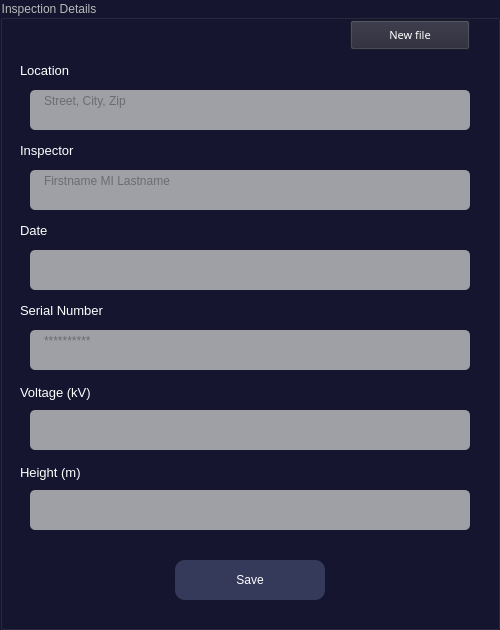
          <widget class="QGroupBox" name="inspectionDetails">
           <property name="geometry">
            <rect>
             <x>50</x>
             <y>20</y>
             <width>500</width>
             <height>630</height>
            </rect>
           </property>
           <property name="sizePolicy">
            <sizepolicy hsizetype="Ignored" vsizetype="Ignored">
             <horstretch>0</horstretch>
             <verstretch>0</verstretch>
            </sizepolicy>
           </property>
           <property name="styleSheet">
            <string notr="true">background-color: #161530;
font: 10pt &quot;Dosis&quot;;
color: #b7bab9;</string>
           </property>
           <property name="title">
            <string>Inspection Details</string>
           </property>
           <widget class="QPushButton" name="saveDetails">
            <property name="geometry">
             <rect>
              <x>175</x>
              <y>560</y>
              <width>150</width>
              <height>40</height>
             </rect>
            </property>
            <property name="cursor">
             <cursorShape>PointingHandCursor</cursorShape>
            </property>
            <property name="styleSheet">
             <string notr="true">QPushButton{
background-color: rgb(53, 58, 90);
color: rgb(255, 255, 255);
border-radius: 10px;
}
QPushButton::Hover{
	background-color: rgb(121, 124, 145);
}</string>
            </property>
            <property name="text">
             <string>Save</string>
            </property>
           </widget>
           <widget class="QLabel" name="locationLabel">
            <property name="geometry">
             <rect>
              <x>20</x>
              <y>60</y>
              <width>140</width>
              <height>20</height>
             </rect>
            </property>
            <property name="styleSheet">
             <string notr="true">font: 10pt;
color: rgb(255, 255, 255);</string>
            </property>
            <property name="text">
             <string>Location</string>
            </property>
           </widget>
           <widget class="QLabel" name="dateLabel">
            <property name="geometry">
             <rect>
              <x>20</x>
              <y>220</y>
              <width>140</width>
              <height>20</height>
             </rect>
            </property>
            <property name="styleSheet">
             <string notr="true">font: 10pt;
color: rgb(255, 255, 255);</string>
            </property>
            <property name="text">
             <string>Date</string>
            </property>
           </widget>
           <widget class="QLabel" name="serialnumLabel">
            <property name="geometry">
             <rect>
              <x>20</x>
              <y>300</y>
              <width>140</width>
              <height>20</height>
             </rect>
            </property>
            <property name="styleSheet">
             <string notr="true">font: 10pt;
color: rgb(255, 255, 255);</string>
            </property>
            <property name="text">
             <string>Serial Number</string>
            </property>
           </widget>
           <widget class="QLabel" name="inspectorLabel">
            <property name="geometry">
             <rect>
              <x>20</x>
              <y>140</y>
              <width>140</width>
              <height>20</height>
             </rect>
            </property>
            <property name="styleSheet">
             <string notr="true">font: 10pt;
color: rgb(255, 255, 255);</string>
            </property>
            <property name="text">
             <string>Inspector</string>
            </property>
           </widget>
           <widget class="QLabel" name="heightLabel">
            <property name="geometry">
             <rect>
              <x>20</x>
              <y>460</y>
              <width>140</width>
              <height>25</height>
             </rect>
            </property>
            <property name="styleSheet">
             <string notr="true">font: 10pt;
color: rgb(255, 255, 255);</string>
            </property>
            <property name="text">
             <string>Height (m)</string>
            </property>
           </widget>
           <widget class="QLabel" name="voltageLabel">
            <property name="geometry">
             <rect>
              <x>20</x>
              <y>380</y>
              <width>140</width>
              <height>25</height>
             </rect>
            </property>
            <property name="styleSheet">
             <string notr="true">font: 10pt;
color: rgb(255, 255, 255);</string>
            </property>
            <property name="text">
             <string>Voltage (kV)</string>
            </property>
           </widget>
           <widget class="QTextEdit" name="locationText">
            <property name="geometry">
             <rect>
              <x>30</x>
              <y>90</y>
              <width>440</width>
              <height>40</height>
             </rect>
            </property>
            <property name="mouseTracking">
             <bool>false</bool>
            </property>
            <property name="contextMenuPolicy">
             <enum>Qt::NoContextMenu</enum>
            </property>
            <property name="styleSheet">
             <string notr="true">QTextEdit{
background-color: rgb(159, 159, 166);
color: #383a3a;
font: 63 10pt &quot;Dosis SemiBold&quot;;
padding-left: 10px;
border-radius: 5px;
}</string>
            </property>
            <property name="verticalScrollBarPolicy">
             <enum>Qt::ScrollBarAlwaysOff</enum>
            </property>
            <property name="html">
             <string>&lt;!DOCTYPE HTML PUBLIC &quot;-//W3C//DTD HTML 4.0//EN&quot; &quot;http://www.w3.org/TR/REC-html40/strict.dtd&quot;&gt;
&lt;html&gt;&lt;head&gt;&lt;meta name=&quot;qrichtext&quot; content=&quot;1&quot; /&gt;&lt;style type=&quot;text/css&quot;&gt;
p, li { white-space: pre-wrap; }
&lt;/style&gt;&lt;/head&gt;&lt;body style=&quot; font-family:'Dosis SemiBold'; font-size:10pt; font-weight:56; font-style:normal;&quot;&gt;
&lt;p style=&quot;-qt-paragraph-type:empty; margin-top:0px; margin-bottom:0px; margin-left:0px; margin-right:0px; -qt-block-indent:0; text-indent:0px; font-family:'Dosis'; font-weight:600;&quot;&gt;&lt;br /&gt;&lt;/p&gt;&lt;/body&gt;&lt;/html&gt;</string>
            </property>
            <property name="placeholderText">
             <string>Street, City, Zip</string>
            </property>
           </widget>
           <widget class="QTextEdit" name="inspectorText">
            <property name="geometry">
             <rect>
              <x>30</x>
              <y>170</y>
              <width>440</width>
              <height>40</height>
             </rect>
            </property>
            <property name="contextMenuPolicy">
             <enum>Qt::NoContextMenu</enum>
            </property>
            <property name="styleSheet">
             <string notr="true">QTextEdit{
background-color: rgb(159, 159, 166);
color: #383a3a;
font: 63 10pt &quot;Dosis SemiBold&quot;;
padding-left: 10px;
border-radius: 5px;
}</string>
            </property>
            <property name="verticalScrollBarPolicy">
             <enum>Qt::ScrollBarAlwaysOff</enum>
            </property>
            <property name="sizeAdjustPolicy">
             <enum>QAbstractScrollArea::AdjustToContents</enum>
            </property>
            <property name="html">
             <string>&lt;!DOCTYPE HTML PUBLIC &quot;-//W3C//DTD HTML 4.0//EN&quot; &quot;http://www.w3.org/TR/REC-html40/strict.dtd&quot;&gt;
&lt;html&gt;&lt;head&gt;&lt;meta name=&quot;qrichtext&quot; content=&quot;1&quot; /&gt;&lt;style type=&quot;text/css&quot;&gt;
p, li { white-space: pre-wrap; }
&lt;/style&gt;&lt;/head&gt;&lt;body style=&quot; font-family:'Dosis SemiBold'; font-size:10pt; font-weight:56; font-style:normal;&quot;&gt;
&lt;p style=&quot;-qt-paragraph-type:empty; margin-top:0px; margin-bottom:0px; margin-left:0px; margin-right:0px; -qt-block-indent:0; text-indent:0px; font-family:'Dosis'; font-weight:600;&quot;&gt;&lt;br /&gt;&lt;/p&gt;&lt;/body&gt;&lt;/html&gt;</string>
            </property>
            <property name="placeholderText">
             <string>Firstname MI Lastname</string>
            </property>
           </widget>
           <widget class="QTextEdit" name="dateText">
            <property name="geometry">
             <rect>
              <x>30</x>
              <y>250</y>
              <width>440</width>
              <height>40</height>
             </rect>
            </property>
            <property name="cursor" stdset="0">
             <cursorShape>ForbiddenCursor</cursorShape>
            </property>
            <property name="contextMenuPolicy">
             <enum>Qt::NoContextMenu</enum>
            </property>
            <property name="styleSheet">
             <string notr="true">QTextEdit{
background-color: rgb(159, 159, 166);
color: #383a3a;
font: 63 10pt &quot;Dosis SemiBold&quot;;
padding-left: 10px;
border-radius: 5px;
}</string>
            </property>
            <property name="verticalScrollBarPolicy">
             <enum>Qt::ScrollBarAlwaysOff</enum>
            </property>
            <property name="horizontalScrollBarPolicy">
             <enum>Qt::ScrollBarAsNeeded</enum>
            </property>
            <property name="html">
             <string>&lt;!DOCTYPE HTML PUBLIC &quot;-//W3C//DTD HTML 4.0//EN&quot; &quot;http://www.w3.org/TR/REC-html40/strict.dtd&quot;&gt;
&lt;html&gt;&lt;head&gt;&lt;meta name=&quot;qrichtext&quot; content=&quot;1&quot; /&gt;&lt;style type=&quot;text/css&quot;&gt;
p, li { white-space: pre-wrap; }
&lt;/style&gt;&lt;/head&gt;&lt;body style=&quot; font-family:'Dosis SemiBold'; font-size:10pt; font-weight:56; font-style:normal;&quot;&gt;
&lt;p style=&quot;-qt-paragraph-type:empty; margin-top:0px; margin-bottom:0px; margin-left:0px; margin-right:0px; -qt-block-indent:0; text-indent:0px; font-family:'Dosis'; font-weight:600;&quot;&gt;&lt;br /&gt;&lt;/p&gt;&lt;/body&gt;&lt;/html&gt;</string>
            </property>
            <property name="textInteractionFlags">
             <set>Qt::TextSelectableByKeyboard|Qt::TextSelectableByMouse</set>
            </property>
            <property name="placeholderText">
             <string/>
            </property>
           </widget>
           <widget class="QTextEdit" name="serialnumText">
            <property name="geometry">
             <rect>
              <x>30</x>
              <y>330</y>
              <width>440</width>
              <height>40</height>
             </rect>
            </property>
            <property name="contextMenuPolicy">
             <enum>Qt::NoContextMenu</enum>
            </property>
            <property name="styleSheet">
             <string notr="true">QTextEdit{
background-color: rgb(159, 159, 166);
color: #383a3a;
font: 63 10pt &quot;Dosis SemiBold&quot;;
padding-left: 10px;
border-radius: 5px;
}</string>
            </property>
            <property name="verticalScrollBarPolicy">
             <enum>Qt::ScrollBarAlwaysOff</enum>
            </property>
            <property name="html">
             <string>&lt;!DOCTYPE HTML PUBLIC &quot;-//W3C//DTD HTML 4.0//EN&quot; &quot;http://www.w3.org/TR/REC-html40/strict.dtd&quot;&gt;
&lt;html&gt;&lt;head&gt;&lt;meta name=&quot;qrichtext&quot; content=&quot;1&quot; /&gt;&lt;style type=&quot;text/css&quot;&gt;
p, li { white-space: pre-wrap; }
&lt;/style&gt;&lt;/head&gt;&lt;body style=&quot; font-family:'Dosis SemiBold'; font-size:10pt; font-weight:56; font-style:normal;&quot;&gt;
&lt;p style=&quot;-qt-paragraph-type:empty; margin-top:0px; margin-bottom:0px; margin-left:0px; margin-right:0px; -qt-block-indent:0; text-indent:0px; font-family:'Dosis'; font-weight:600;&quot;&gt;&lt;br /&gt;&lt;/p&gt;&lt;/body&gt;&lt;/html&gt;</string>
            </property>
            <property name="overwriteMode">
             <bool>false</bool>
            </property>
            <property name="placeholderText">
             <string>**********</string>
            </property>
           </widget>
           <widget class="QTextEdit" name="voltageText">
            <property name="geometry">
             <rect>
              <x>30</x>
              <y>410</y>
              <width>440</width>
              <height>40</height>
             </rect>
            </property>
            <property name="contextMenuPolicy">
             <enum>Qt::NoContextMenu</enum>
            </property>
            <property name="styleSheet">
             <string notr="true">QTextEdit{
background-color: rgb(159, 159, 166);
color: #383a3a;
font: 63 10pt &quot;Dosis SemiBold&quot;;
padding-left: 10px;
border-radius: 5px;
}</string>
            </property>
            <property name="verticalScrollBarPolicy">
             <enum>Qt::ScrollBarAlwaysOff</enum>
            </property>
            <property name="html">
             <string>&lt;!DOCTYPE HTML PUBLIC &quot;-//W3C//DTD HTML 4.0//EN&quot; &quot;http://www.w3.org/TR/REC-html40/strict.dtd&quot;&gt;
&lt;html&gt;&lt;head&gt;&lt;meta name=&quot;qrichtext&quot; content=&quot;1&quot; /&gt;&lt;style type=&quot;text/css&quot;&gt;
p, li { white-space: pre-wrap; }
&lt;/style&gt;&lt;/head&gt;&lt;body style=&quot; font-family:'Dosis SemiBold'; font-size:10pt; font-weight:56; font-style:normal;&quot;&gt;
&lt;p style=&quot;-qt-paragraph-type:empty; margin-top:0px; margin-bottom:0px; margin-left:0px; margin-right:0px; -qt-block-indent:0; text-indent:0px; font-family:'Dosis'; font-weight:600;&quot;&gt;&lt;br /&gt;&lt;/p&gt;&lt;/body&gt;&lt;/html&gt;</string>
            </property>
           </widget>
           <widget class="QTextEdit" name="heightText">
            <property name="geometry">
             <rect>
              <x>30</x>
              <y>490</y>
              <width>440</width>
              <height>40</height>
             </rect>
            </property>
            <property name="contextMenuPolicy">
             <enum>Qt::NoContextMenu</enum>
            </property>
            <property name="styleSheet">
             <string notr="true">QTextEdit{
background-color: rgb(159, 159, 166);
color: #383a3a;
font: 63 10pt &quot;Dosis SemiBold&quot;;
padding-left: 10px;
border-radius: 5px;
}</string>
            </property>
            <property name="verticalScrollBarPolicy">
             <enum>Qt::ScrollBarAlwaysOff</enum>
            </property>
            <property name="html">
             <string>&lt;!DOCTYPE HTML PUBLIC &quot;-//W3C//DTD HTML 4.0//EN&quot; &quot;http://www.w3.org/TR/REC-html40/strict.dtd&quot;&gt;
&lt;html&gt;&lt;head&gt;&lt;meta name=&quot;qrichtext&quot; content=&quot;1&quot; /&gt;&lt;style type=&quot;text/css&quot;&gt;
p, li { white-space: pre-wrap; }
&lt;/style&gt;&lt;/head&gt;&lt;body style=&quot; font-family:'Dosis SemiBold'; font-size:10pt; font-weight:56; font-style:normal;&quot;&gt;
&lt;p style=&quot;-qt-paragraph-type:empty; margin-top:0px; margin-bottom:0px; margin-left:0px; margin-right:0px; -qt-block-indent:0; text-indent:0px; font-family:'Dosis'; font-weight:792;&quot;&gt;&lt;br /&gt;&lt;/p&gt;&lt;/body&gt;&lt;/html&gt;</string>
            </property>
           </widget>
           <widget class="QPushButton" name="newFile">
            <property name="geometry">
             <rect>
              <x>350</x>
              <y>20</y>
              <width>120</width>
              <height>30</height>
             </rect>
            </property>
            <property name="font">
             <font>
              <family>Dosis</family>
              <pointsize>8</pointsize>
              <weight>50</weight>
              <italic>false</italic>
              <bold>false</bold>
             </font>
            </property>
            <property name="cursor">
             <cursorShape>ForbiddenCursor</cursorShape>
            </property>
            <property name="styleSheet">
             <string notr="true">QPushButton{
background-color: rgb(39, 39, 54);
color: rgb(255, 255, 255);
font: 8pt &quot;Dosis&quot;;
}</string>
            </property>
            <property name="text">
             <string>New file</string>
            </property>
           </widget>
          </widget>
